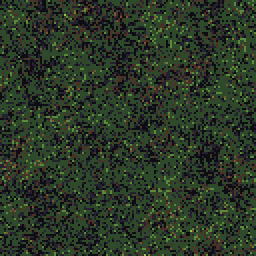
#> input picture motor-deneme-5b8e2f/assets/doku/cim.png, 128 x 128 px (shown 2 times larger)
$ python yogunluk_esitle.py ../assets/doku/cim.png ../assets/doku/tahta.png 5 5 5
#> lines starting #> are read from the running program, lines starting #| are printed output that depends on the picture
# Savaş birimlerinin piksel yoğunluğunu kale/manzarayla eşitler (olcek 0.5 ile ekranda 2 px).
# Her kare kendi köşesinden BxB (varsayılan 4) bloklara bölünür.
#  - Alfa: blok en az 1/3 doluysa opak (ince asa/yay kaybolmasın).
#  - Renk: düz bloklarda en sık opak renk. Bloğun içinde güçlü parlaklık farkı varsa
#    (silah ucu, göz, kenar ışığı) en sık 3 renkten komşu blokların ortalamasına göre
#    en çok ayrışanı seçilir: vurgu ve ince ayrıntı korunur.
#  - Kontur: siluet kenarındaki açık bloklar karenin en koyu rengine çekilir.
# Yarasa küçük olduğu için işlenmez (4 px blokta kanat ve göz kayboluyordu).
# Şerit boyutu, kare yerleri, footY/centerX değişmez.
import sys
import numpy as np
from PIL import Image
from collections import Counter

def lum(c): return 0.3 * int(c[0]) + 0.59 * int(c[1]) + 0.11 * int(c[2])

def kare_isle(fr, B):
    fh, fw = fr.shape[:2]
    gh, gw = (fh + B - 1) // B, (fw + B - 1) // B
    op = np.zeros((gh, gw), bool); ort = np.zeros((gh, gw)); bloklar = {}
    for gy in range(gh):
        for gx in range(gw):
            blk = fr[gy*B:(gy+1)*B, gx*B:(gx+1)*B].reshape(-1, 4)
            o = blk[blk[:, 3] > 127]
            if len(o) == 0 or len(o) * 3 < len(blk): continue
            op[gy, gx] = True; bloklar[(gy, gx)] = o
            ort[gy, gx] = np.mean([lum(c) for c in o[:, :3]])
    out = np.zeros_like(fr)
    for (gy, gx), o in bloklar.items():
        sayim = Counter(map(tuple, o[:, :3])).most_common()
        ls = [lum(c) for c in o[:, :3]]
        if max(ls) - min(ls) > 60 and len(sayim) > 1:
            y0, y1, x0, x1 = max(0, gy-1), min(gh, gy+2), max(0, gx-1), min(gw, gx+2)
            m = op[y0:y1, x0:x1].copy(); m[gy-y0, gx-x0] = False
            komsu = ort[y0:y1, x0:x1][m].mean() if m.any() else ort[gy, gx]
            aday = [k for k, n in sayim[:3] if n >= 2] or [sayim[0][0]]
            renk = max(aday, key=lambda k: abs(lum(k) - komsu))
        else:
            en = sayim[0][1]
            renk = min([k for k, n in sayim if n == en], key=lambda k: lum(k))
        out[gy*B:(gy+1)*B, gx*B:(gx+1)*B] = (*renk, 255)
    # kontur
    if op.any():
        g = out[::B, ::B]
        L = g[..., :3].astype(int).sum(2)
        koyu = g[op][np.argmin(L[op])][:3]
        pad = np.pad(op, 1)
        kenar = op & ~(pad[:-2, 1:-1] & pad[2:, 1:-1] & pad[1:-1, :-2] & pad[1:-1, 2:])
        for gy, gx in zip(*np.where(kenar & (L > 210))):
            # yalnız orijinalde de kontur (koyu piksel) olan kenarlar: açık bacak/kaburga kararmasın
            if min(lum(c) for c in bloklar[(gy, gx)][:, :3]) < 60:
                out[gy*B:(gy+1)*B, gx*B:(gx+1)*B, :3] = koyu
    out[:fh, :fw, 3] = np.where(out[:fh, :fw, 3] > 0, 255, 0)
    return out[:fh, :fw]

def isle(giris, cikis, fw, fh, B=4):
#> called with giris = '../assets/doku/cim.png', cikis = '../assets/doku/tahta.png', fw = 5, fh = 5, B = 5
    a = np.array(Image.open(giris).convert('RGBA'))
#> a is the input picture: shape (128, 128, 4); mean R, G, B, A 43.1, 56.2, 39, 255
    H, W = a.shape[:2]; out = np.zeros_like(a)
#> after `H, W = a.shape[:2]`: H = 128; W = 128
    for fy in range(0, H - fh + 1, fh):
        for fx in range(0, W - fw + 1, fw):
            out[fy:fy+fh, fx:fx+fw] = kare_isle(a[fy:fy+fh, fx:fx+fw], B)
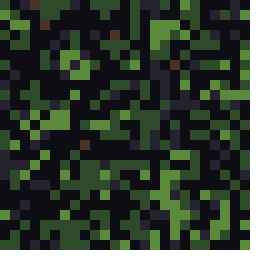
#> out: shape (128, 128, 4) (shown 2 times larger); mean R, G, B, A 33.3, 45.3, 32.1, 243.2; transparent parts drawn white
    Image.fromarray(out).save(cikis)

if __name__ == '__main__':
    isle(sys.argv[1], sys.argv[2], int(sys.argv[3]), int(sys.argv[4]), int(sys.argv[5]) if len(sys.argv) > 5 else 4)
